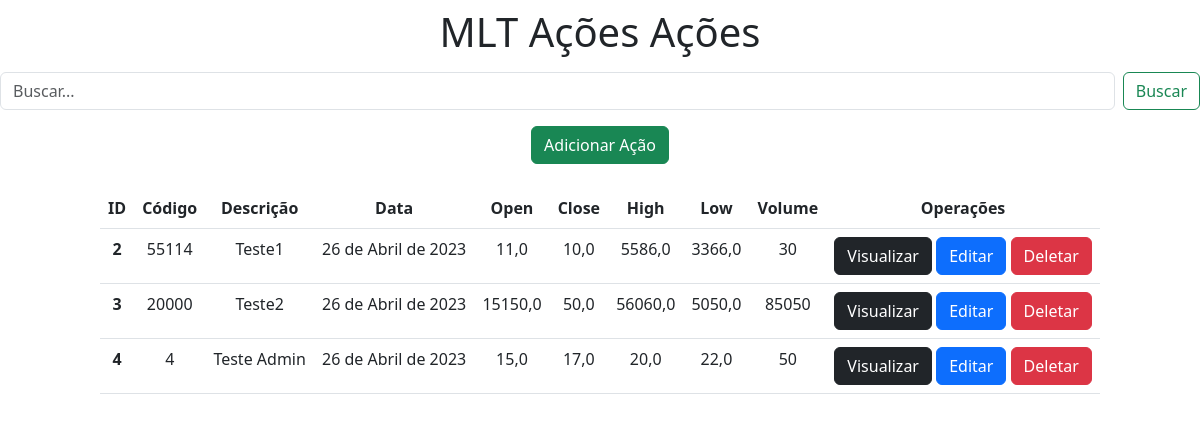
The page / on the database its author committed.
### app/models.py (models this page shows, shortened)
class Acoes(models.Model):
    codigo = models.IntegerField()
    descricao = models.CharField(max_length=200)
    data = models.DateField()
    open = models.FloatField()
    close = models.FloatField()
    high = models.FloatField()
    low = models.FloatField()
    volume = models.IntegerField()

### app/views.py (the view)
# urls.py: 2. Add a URL to urlpatterns:  path('', views.home, name='home')
def home(request):
    data = {}
    search = request.GET.get('search')
    if search:
        data['db'] = Acoes.objects.filter(descricao__icontains=search)
    else:
        data['db'] = Acoes.objects.all()
    return render(request, 'index.html', data)

### app/templates/index.html (shortened to what this page needs)
<!doctype html>
<html lang="pt-br">
  <head>
    <link href="https://cdn.jsdelivr.net/npm/bootstrap@5.3.0-alpha2/dist/css/bootstrap.min.css" rel="stylesheet">
  </head>
  <body>
    <div class="col-8 m-auto pt-2 pb-2 text-center">
        <h1>MLT Ações Ações</h1>
    </div>
    <form class="d-flex" method="get">
        <input class="form-control me-2" type="text" id="search" name="search" placeholder="Buscar..." aria-label="Search">
        <button class="btn btn-outline-success" type="submit">Buscar</button>
    </form>
    <div class="col-8 m-auto pt-3 pb-2 text-center">
        <a href="/form" class="btn btn-success">Adicionar Ação</a>
    </div>
    <div class="col-10 m-auto pt-3 pb-2 text-center">
        <table class="table">
            <thead class="thead-dark">
            <tr>
                <th scope="col-1">ID</th>
                <th scope="col">Código</th>
                <th scope="col">Descrição</th>
                <th scope="col">Data</th>
                <th scope="col">Open</th>
                <th scope="col">Close</th>
                <th scope="col">High</th>
                <th scope="col">Low</th>
                <th scope="col">Volume</th>
                <th scope="col">Operações</th>
            </tr>
            </thead>
            <tbody>
            {% for dbs in db %}
            <tr>
                <th>{{ dbs.id }}</th>
                <td>{{ dbs.codigo }}</td>
                <td>{{ dbs.descricao }}</td>
                <td>{{ dbs.data }}</td>
                <td>{{ dbs.open }}</td>
                <td>{{ dbs.close }}</td>
                <td>{{ dbs.high }}</td>
                <td>{{ dbs.low }}</td>
                <td>{{ dbs.volume }}</td>
                <td>
                    <a href="/view/{{dbs.id}}/" class="btn btn-dark">Visualizar</a>
                    <a href="/edit/{{dbs.id}}/" class="btn btn-primary">Editar</a>
                    <a href="/delete/{{dbs.id}}/" class="btn btn-danger btnDel">Deletar</a>
                </td>
            </tr>
            {% endfor %}
            </tbody>
        </table>
    </div>
    {% load static %}
</body>
</html>

### rows shown on the page
Acoes: id "2", codigo "55114", descricao "Teste1", data "26 de Abril de 2023", open "11,0", close "10,0", high "5586,0", low "3366,0", volume "30"
Acoes: id "3", codigo "20000", descricao "Teste2", data "26 de Abril de 2023", open "15150,0", close "50,0", high "56060,0", low "5050,0", volume "85050"
Acoes: id "4", codigo "4", descricao "Teste Admin", data "26 de Abril de 2023", open "15,0", close "17,0", high "20,0", low "22,0", volume "50"
